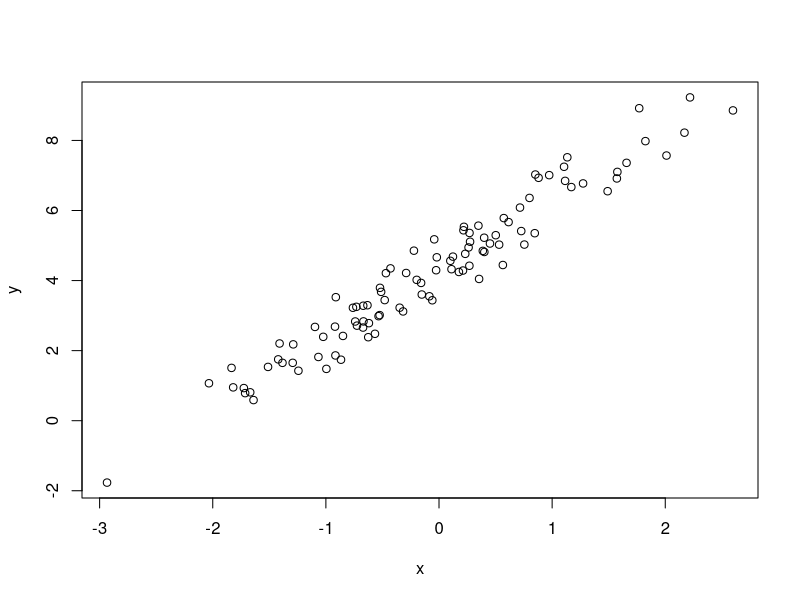
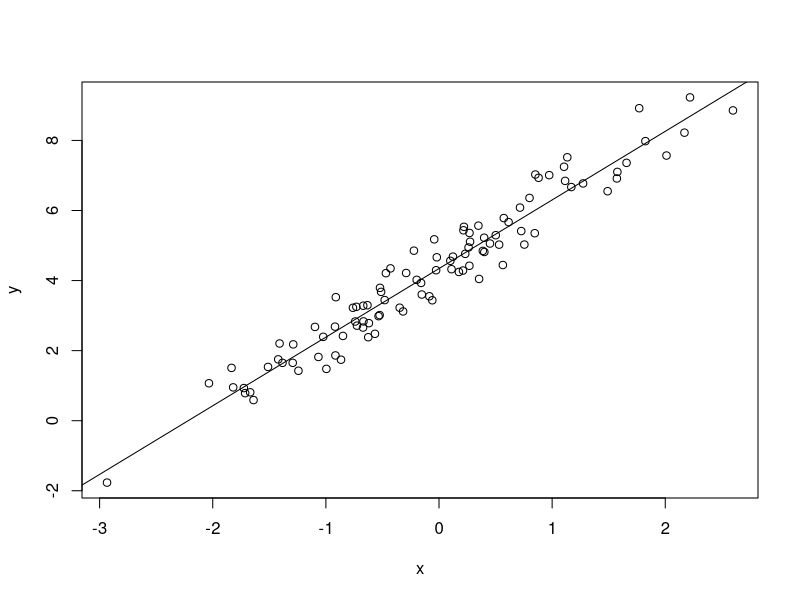

Here is the R script that generated these plots, in order:
## ---- chunk 1
set.seed(30) # for reproduceability
x <- rnorm(100) # take 100 randomn samples from a normal distribution mean 0 sd 1 
e <- rnorm(100,0,0.5) # and simulate some noise 
y <- 4.5 + 2*x + e # intercept 4.5, gradient 2.0 add noise
## ---- chunk 2
plot(x,y)
## ---- chunk 3
z <- lm(y ~ x) 
str(z) # shows whats in the model
plot(x,y) # replot the variables
abline(z$coefficients) # add the model's trendline
